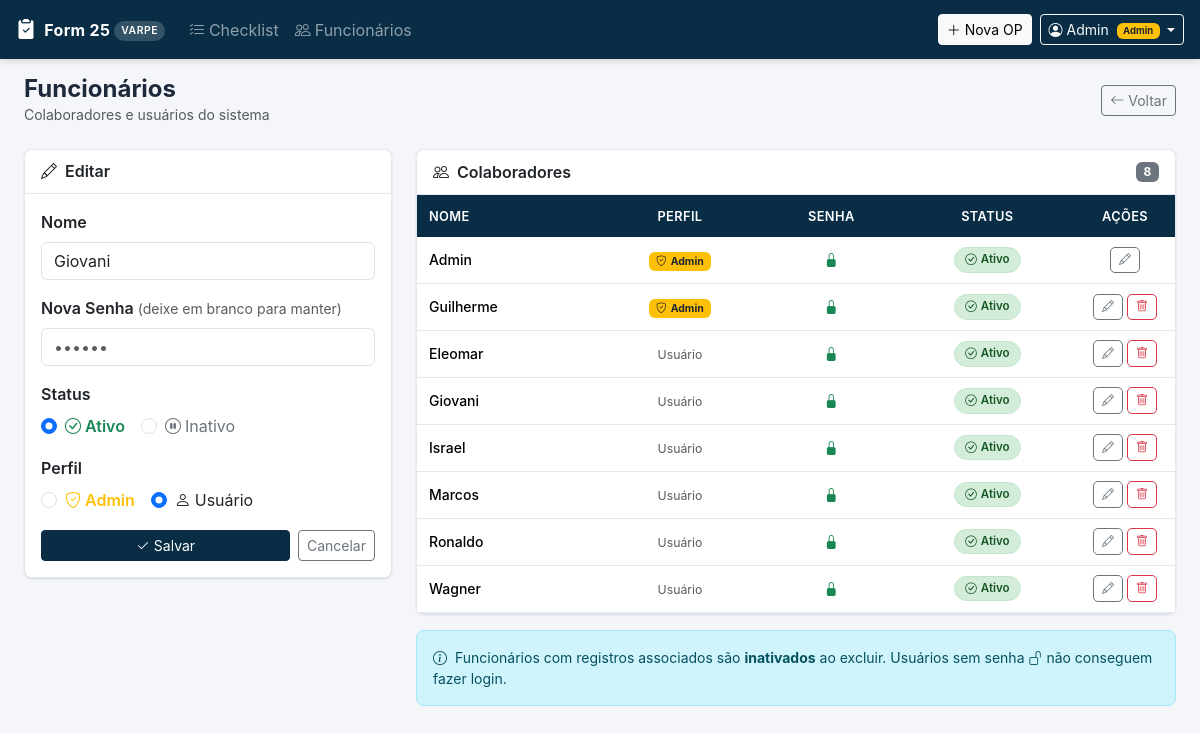
The page /funcionarios/editar/2 (signed in) on the database its author committed.
### tables this page shows
CREATE TABLE funcionarios (
            id INTEGER PRIMARY KEY AUTOINCREMENT,
            nome TEXT NOT NULL UNIQUE,
            ativo INTEGER DEFAULT 1,
            created_at TEXT DEFAULT (datetime('now', 'localtime'))
        , senha_hash TEXT, is_admin INTEGER DEFAULT 0);

### app.py (the view, shortened to what this page needs)
@app.route("/funcionarios/editar/<int:func_id>", methods=["GET", "POST"])
@login_required
def funcionario_editar(func_id):
    func = db.obter_funcionario(func_id)
    if not func:
        flash("Funcionário não encontrado.", "danger")
        return redirect(url_for("funcionarios"))
    if not session.get("is_admin") and session["user_id"] != func_id:
        flash("Sem permissão.", "danger")
        return redirect(url_for("funcionarios"))
    return render_template("funcionarios.html", funcionarios=db.listar_funcionarios(),
                           modo="editar", editando=func)

### app.py (called while the page is built)
def login_required(f):
    @wraps(f)
    def decorated(*args, **kwargs):
        if "user_id" not in session:
            return redirect(url_for("login", next=request.path))
        return f(*args, **kwargs)
    return decorated

### database.py (called while the page is built)
def get_db():
    conn = sqlite3.connect(DB_PATH)
    conn.row_factory = sqlite3.Row
    return conn

def listar_funcionarios(apenas_ativos=False):
    conn = get_db()
    if apenas_ativos:
        rows = conn.execute(
            "SELECT * FROM funcionarios WHERE ativo=1 ORDER BY is_admin DESC, nome"
        ).fetchall()
    else:
        rows = conn.execute(
            "SELECT * FROM funcionarios ORDER BY ativo DESC, is_admin DESC, nome"
        ).fetchall()
    conn.close()
    return [dict(r) for r in rows]

def obter_funcionario(func_id):
    conn = get_db()
    row = conn.execute("SELECT * FROM funcionarios WHERE id=?", (func_id,)).fetchone()
    conn.close()
    return dict(row) if row else None

### templates/funcionarios.html (shortened to what this page needs)
{% extends "base.html" %}
{% block content %}
<div class="d-flex align-items-center justify-content-between mb-4 flex-wrap gap-2">
  <div>
    <h1 class="h4 mb-0 fw-bold">Funcionários</h1>
    <p class="text-muted small mb-0">Colaboradores e usuários do sistema</p>
  </div>
  <a href="{{ url_for('index') }}" class="btn btn-sm btn-outline-secondary">
    <i class="bi bi-arrow-left me-1"></i>Voltar
  </a>
</div>
<div class="row g-4">
  <div class="col-lg-4">
    <div class="card sticky-top" style="top:1rem">
      <div class="card-header">
        <h6 class="mb-0 fw-semibold">
          {% if modo == 'editar' %}<i class="bi bi-pencil me-2"></i>Editar
          {% else %}<i class="bi bi-person-plus me-2"></i>Novo Funcionário{% endif %}
        </h6>
      </div>
      <div class="card-body">
        {% if modo == 'editar' and editando %}
        <form method="post" action="{{ url_for('funcionario_editar', func_id=editando.id) }}">
          <div class="mb-3">
            <label class="form-label fw-semibold">Nome</label>
            <input type="text" name="nome" class="form-control" value="{{ editando.nome }}" required>
          </div>
          <div class="mb-3">
            <label class="form-label fw-semibold">Nova Senha <small class="text-muted fw-normal">(deixe em branco para manter)</small></label>
            <input type="password" name="senha" class="form-control" placeholder="••••••">
          </div>
          {% if session.is_admin %}
          <div class="mb-3">
            <label class="form-label fw-semibold">Status</label>
            <div class="d-flex gap-3">
              <div class="form-check">
                <input class="form-check-input" type="radio" name="ativo" id="at1" value="1" {% if editando.ativo %}checked{% endif %}>
                <label class="form-check-label text-success fw-semibold" for="at1"><i class="bi bi-check-circle me-1"></i>Ativo</label>
              </div>
              <div class="form-check">
                <input class="form-check-input" type="radio" name="ativo" id="at0" value="0" {% if not editando.ativo %}checked{% endif %}>
                <label class="form-check-label text-secondary" for="at0"><i class="bi bi-pause-circle me-1"></i>Inativo</label>
              </div>
            </div>
          </div>
          <div class="mb-3">
            <label class="form-label fw-semibold">Perfil</label>
            <div class="d-flex gap-3">
              <div class="form-check">
                <input class="form-check-input" type="radio" name="is_admin" id="ia1" value="1" {% if editando.is_admin %}checked{% endif %}>
                <label class="form-check-label fw-semibold text-warning" for="ia1"><i class="bi bi-shield-check me-1"></i>Admin</label>
              </div>
              <div class="form-check">
                <input class="form-check-input" type="radio" name="is_admin" id="ia0" value="0" {% if not editando.is_admin %}checked{% endif %}>
                <label class="form-check-label" for="ia0"><i class="bi bi-person me-1"></i>Usuário</label>
              </div>
            </div>
          </div>
          {% else %}
          <input type="hidden" name="ativo" value="1">
          {% endif %}
          <div class="d-flex gap-2">
            <button type="submit" class="btn btn-primary btn-sm flex-fill"><i class="bi bi-check2 me-1"></i>Salvar</button>
            <a href="{{ url_for('funcionarios') }}" class="btn btn-outline-secondary btn-sm">Cancelar</a>
          </div>
        </form>
        {% else %}
        <p class="text-muted small">Para editar seus dados, clique em Editar na linha do seu nome.</p>
        {% endif %}
      </div>
    </div>
  </div>
  <div class="col-lg-8">
    <div class="card">
      <div class="card-header d-flex align-items-center justify-content-between">
        <h6 class="mb-0 fw-semibold"><i class="bi bi-people me-2"></i>Colaboradores</h6>
        <span class="badge bg-secondary">{{ funcionarios|length }}</span>
      </div>
      <div class="card-body p-0">
        {% if funcionarios %}
        <div class="table-responsive">
          <table class="table table-hover mb-0">
            <thead>
              <tr>
                <th>Nome</th>
                <th class="text-center">Perfil</th>
                <th class="text-center">Senha</th>
                <th class="text-center">Status</th>
                <th class="text-center" style="width:100px">Ações</th>
              </tr>
            </thead>
            <tbody>
              {% for f in funcionarios %}
              <tr class="{% if not f.ativo %}opacity-60{% endif %}">
                <td class="fw-medium">{{ f.nome }}</td>
                <td class="text-center">
                  {% if f.is_admin %}
                    <span class="badge bg-warning text-dark"><i class="bi bi-shield-check me-1"></i>Admin</span>
                  {% else %}
                    <span class="text-muted small">Usuário</span>
                  {% endif %}
                </td>
                <td class="text-center">
                  {% if f.senha_hash %}
                    <i class="bi bi-lock-fill text-success" title="Senha definida"></i>
                  {% else %}
                    <i class="bi bi-unlock text-warning" title="Sem senha"></i>
                  {% endif %}
                </td>
                <td class="text-center">
                  {% if f.ativo %}
                    <span class="badge-func ativo"><i class="bi bi-check-circle me-1"></i>Ativo</span>
                  {% else %}
                    <span class="badge-func inativo"><i class="bi bi-pause-circle me-1"></i>Inativo</span>
                  {% endif %}
                </td>
                <td class="text-center">
                  <div class="d-flex gap-1 justify-content-center">
                    <a href="{{ url_for('funcionario_editar', func_id=f.id) }}"
                       class="btn btn-xs btn-outline-secondary" title="Editar">
                      <i class="bi bi-pencil"></i>
                    </a>
                    {% if session.is_admin and f.id != session.user_id %}
                    <form method="post" action="{{ url_for('funcionario_excluir', func_id=f.id) }}" class="d-inline"
                          onsubmit="return confirm('Excluir/inativar este funcionário?')">
                      <button type="submit" class="btn btn-xs btn-outline-danger" title="Excluir">
                        <i class="bi bi-trash"></i>
                      </button>
                    </form>
                    {% endif %}
                  </div>
                </td>
              </tr>
              {% endfor %}
            </tbody>
          </table>
        </div>
        {% else %}
        <div class="text-center py-4 text-muted">
          <i class="bi bi-people fs-2 opacity-30 d-block mb-2"></i>Nenhum funcionário cadastrado.
        </div>
        {% endif %}
      </div>
    </div>
    <div class="alert alert-info mt-3 small">
      <i class="bi bi-info-circle me-1"></i>
      Funcionários com registros associados são <strong>inativados</strong> ao excluir.
      Usuários sem senha <i class="bi bi-unlock"></i> não conseguem fazer login.
    </div>
  </div>
</div>
{% endblock %}

### templates/base.html (shortened to what this page needs)
<!DOCTYPE html>
<html lang="pt-BR">
<head>
  <link href="https://cdn.jsdelivr.net/npm/bootstrap@5.3.3/dist/css/bootstrap.min.css" rel="stylesheet">
  <link href="https://cdn.jsdelivr.net/npm/bootstrap-icons@1.11.3/font/bootstrap-icons.css" rel="stylesheet">
  <link href="{{ url_for('static', filename='css/style.css') }}" rel="stylesheet">
</head>
<body>
<nav class="navbar navbar-expand-lg navbar-dark">
  <div class="container-fluid px-3">
    <a class="navbar-brand d-flex align-items-center gap-2" href="{{ url_for('index') }}">
      <i class="bi bi-clipboard2-check-fill fs-5"></i>
      <span>Form 25 <span class="badge-varpe">VARPE</span></span>
    </a>
    <div class="collapse navbar-collapse" id="mainNav">
      <ul class="navbar-nav me-auto">
        {% if session.is_admin %}
        <li class="nav-item">
          <a class="nav-link" href="{{ url_for('checklist_admin') }}">
            <i class="bi bi-list-check me-1"></i>Checklist
          </a>
        </li>
        {% endif %}
        <li class="nav-item">
          <a class="nav-link" href="{{ url_for('funcionarios') }}">
            <i class="bi bi-people me-1"></i>Funcionários
          </a>
        </li>
      </ul>
      <div class="d-flex align-items-center gap-2 mt-2 mt-lg-0">
        {% if session.is_admin %}
        <a href="{{ url_for('novo') }}" class="btn btn-sm btn-light">
          <i class="bi bi-plus-lg me-1"></i>Nova OP
        </a>
        {% endif %}
        <div class="dropdown">
          <button class="btn btn-sm btn-outline-light dropdown-toggle" data-bs-toggle="dropdown">
            <i class="bi bi-person-circle me-1"></i>{{ session.user_nome or 'Usuário' }}
            {% if session.is_admin %}<span class="badge bg-warning text-dark ms-1" style="font-size:.6rem">Admin</span>{% endif %}
          </button>
        </div>
      </div>
    </div>
  </div>
</nav>
<div class="container-fluid px-3 px-md-4 py-3">
  {% block content %}{% endblock %}
</div>
</body>
</html>

### static/css/style.css (style rules this page uses)
:root { --azul: #082d45; --azul-medio: #1a4a6e; --azul-claro: #d0e8f5; --cinza-fundo: #f4f6f9; --cinza-borda: #e2e8f0; --ok-bg: #d4edda; --ok-text: #155724; --ok-border: #c3e6cb; --nok-bg: #f8d7da; --nok-text: #721c24; --nok-border: #f5c6cb; --na-bg: #fff3cd; --na-text: #856404; --na-border: #ffeeba; --radius: 8px; --shadow: 0 1px 3px rgba(0,0,0,.08), 0 1px 2px rgba(0,0,0,.05); }
body { background-color: var(--cinza-fundo); font-family: 'Inter', system-ui, -apple-system, sans-serif; color: #1e293b; }
.navbar { background-color: var(--azul) !important; box-shadow: 0 2px 8px rgba(0,0,0,.15); padding: 0.6rem 0; }
.navbar-brand { font-weight: 700; font-size: 1rem; letter-spacing: .3px; }
.badge-varpe { display: inline-block; background: rgba(255,255,255,0.18); color: #fff; font-size: 0.65rem; padding: 2px 7px; border-radius: 20px; font-weight: 600; letter-spacing: .5px; vertical-align: middle; }
.card { border: 1px solid var(--cinza-borda); border-radius: var(--radius); box-shadow: var(--shadow); }
.card-header { background: #fff; border-bottom: 1px solid var(--cinza-borda); padding: 0.75rem 1rem; border-radius: var(--radius) var(--radius) 0 0 !important; }
.table thead th { background: var(--azul); color: #fff; font-weight: 600; font-size: 0.8rem; text-transform: uppercase; letter-spacing: .4px; border: none; padding: 0.7rem 0.75rem; white-space: nowrap; }
.table tbody td { vertical-align: middle; font-size: 0.875rem; border-color: var(--cinza-borda); padding: 0.6rem 0.75rem; }
.btn-primary { background-color: var(--azul); border-color: var(--azul); }
.btn-xs { font-size: 0.75rem; padding: 0.25rem 0.5rem; line-height: 1.4; border-radius: 5px; }
.alert { border-radius: var(--radius); font-size: 0.875rem; }
.badge-func { display: inline-block; font-size: 0.72rem; font-weight: 600; padding: 3px 10px; border-radius: 20px; }
.badge-func.ativo { background: var(--ok-bg); color: var(--ok-text); border: 1px solid var(--ok-border); }

### rows shown on the page
funcionarios: nome "Admin", is_admin 1 (drawn), ativo 1 (drawn)
funcionarios: nome "Giovani", ativo "☑ Ativo", ativo "☐ Inativo", is_admin "☐ Admin", is_admin "☑ Usuário"
funcionarios: nome "Guilherme", is_admin 1 (drawn), ativo 1 (drawn)
funcionarios: nome "Eleomar", is_admin "Usuário", ativo 1 (drawn)
funcionarios: nome "Israel", is_admin "Usuário", ativo 1 (drawn)
funcionarios: nome "Marcos", is_admin "Usuário", ativo 1 (drawn)
funcionarios: nome "Ronaldo", is_admin "Usuário", ativo 1 (drawn)
funcionarios: nome "Wagner", is_admin "Usuário", ativo 1 (drawn)

### other values the page prints
{{ funcionarios|length }} "8"
